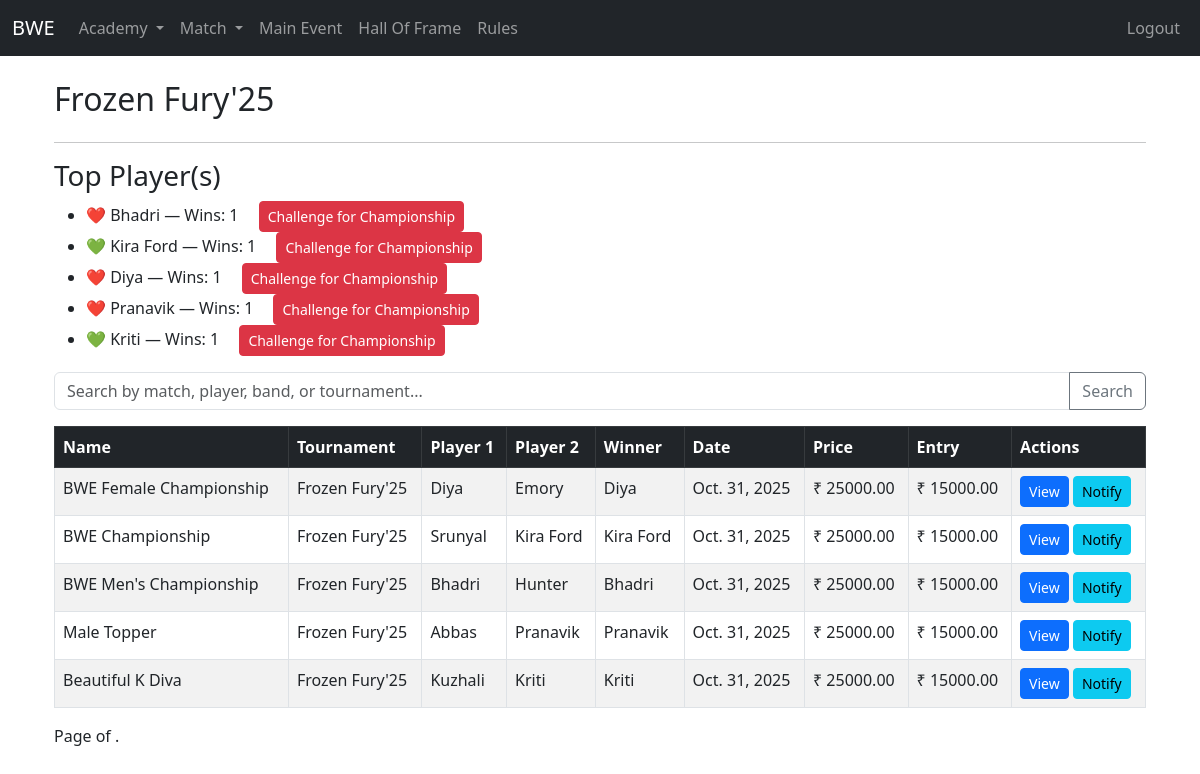
Screenshot of /match/tournament/32/ (signed in) with the database file from the repository.
### match/models.py (models this page shows, shortened)
class Tournament(models.Model):
    name = models.CharField(max_length=200)
    date = models.DateField()
    updated_at = models.DateTimeField(auto_now=True)
    is_completed = models.BooleanField(default=False)
    is_main_tournament = models.BooleanField(default=False)
    image_url = models.CharField(max_length=120, null=True, blank=True)
    def __str__(self):
        return self.name

class SingleMatch(models.Model):
    name = models.CharField(max_length=200)
    date = models.DateField()
    tournament = models.ForeignKey(Tournament, on_delete=models.SET_NULL, null=True, blank=True, related_name="tournament")
    player_1 = models.ForeignKey(Player, on_delete=models.SET_NULL, null=True, blank=True, related_name="single_match_player_1")
    player_2 = models.ForeignKey(Player, on_delete=models.SET_NULL, null=True, blank=True, related_name="single_match_player_2")
    winner = models.ForeignKey(Player, on_delete=models.SET_NULL, null=True, blank=True, related_name="single_match_winner")
    price_amount = models.FloatField(default=0)
    entry_amount = models.FloatField(default=0)
    updated_at = models.DateTimeField(auto_now=True)
    objects = SingleMatchManager()

### academy/models.py (models this page shows, shortened)
class Player(models.Model):
    GENDER_CHOICES = [
        ('Male', 'Male'),
        ('Female', 'Female'),
    ]
    name = models.CharField(max_length=200)
    gender = models.CharField(max_length=10, choices=GENDER_CHOICES)
    band = models.ForeignKey(Band, on_delete=models.CASCADE, related_name='player_band')
    wins = models.PositiveIntegerField(default=0)
    matchesplayed = models.PositiveIntegerField(default=0)
    winningpercentage = models.FloatField(default=0)
    networth = models.FloatField(default=0)
    image_url = models.CharField(max_length=120, null=True, blank=True)
    is_active = models.BooleanField(default=True)
    objects = ActivePlayerManager()
    all_objects = models.Manager()
    spouse = models.OneToOneField(
        'self',
        on_delete=models.SET_NULL,
        null=True,
        blank=True,
        related_name="partner"
    )
    def __str__(self):
        return self.name

class Band(models.Model):
    name = models.CharField(max_length=200)
    networth = models.FloatField(default=0)
    image_url = models.CharField(max_length=120, null=True, blank=True)
    emoji = models.CharField(max_length=5, null=True, blank=True)

### match/views.py (the view)
# urls.py: path('tournament/<int:pk>/', views.tournament_detail, name='tournament_detail'),
@login_required
def tournament_detail(request, pk):
    tournament = get_object_or_404(Tournament, pk=pk)
    matches = SingleMatch.objects.filter(tournament=tournament).order_by("-updated_at")
    player_wins = (
        Player.objects
        .filter(single_match_winner__tournament=tournament)
        .annotate(wins_count=Count("single_match_winner"))
        .order_by("-wins_count")
    )
    top_players = []
    if player_wins.exists():
        max_wins = player_wins.first().wins_count
        top_players = player_wins.filter(wins_count=max_wins)
    return render(
        request,
        "matches/singlematch/singlematch_list.html",
        {
            "tournament": tournament,
            "matches": matches,
            "top_players": top_players,
        },
    )

### academy/models.py (called while the page is built)
    def get_queryset(self):
        return super().get_queryset().filter(is_active=True)

### match/models.py (called while the page is built)
    def get_queryset(self):
        return SingleMatchQuerySet(self.model, using=self._db)

### templates/matches/singlematch/singlematch_list.html (shortened to what this page needs)
{% extends "base.html" %}
{% block content %}
<div class="container mt-4">
    {% if tournament %}
        <div class="row">
            <h2>{{ tournament.name }}</h2>
        </div>
        <hr />
        {% if top_players %}
        <h3>Top Player(s)</h3>
        <ul>
            {% for player in top_players %}
            <li>
                {{ player.band.emoji }} {{ player.name }} — Wins: {{ player.wins_count }}
                    <a href="{% url 'challenge_for_championship' player.id %}"
                    class="btn btn-sm btn-danger ms-3">
                    Challenge for Championship
                    </a>
            </li>
            {% endfor %}
        </ul>
        {% else %}
        <p>No wins recorded yet.</p>
        {% endif %}
    {% else %}
        <h2>Matches</h2>
        <a href="{% url 'singlematch_create' %}" class="btn btn-primary mb-3">Create New Match</a>
        <a href="{% url 'complete_all_matches' %}" class="btn btn-warning mb-3">Complete All Matches</a>
    {% endif %}
    <form method="get" class="mb-3">
        <div class="input-group">
            <input type="text" name="q" value="{{ query|default:'' }}" class="form-control"
                   placeholder="Search by match, player, band, or tournament...">
            <button class="btn btn-outline-secondary" type="submit">Search</button>
        </div>
    </form>
    <div class="table-responsive">
        <table class="table table-striped table-bordered">
            <thead class="table-dark">
                <tr>
                    <th>Name</th>
                    <th>Tournament</th>
                    <th>Player 1</th>
                    <th>Player 2</th>
                    <th>Winner</th>
                    <th>Date</th>
                    <th>Price</th>
                    <th>Entry</th>
                    <th>Actions</th>
                </tr>
            </thead>
            <tbody id="table-body">
                {% include "matches/singlematch/partials/table_body.html" %}
            </tbody>
        </table>
    </div>
    <div class="pagination">
        <span class="step-links">
            <span class="current">
                Page {{ matches.number }} of {{ matches.paginator.num_pages }}.
            </span>
        </span>
</div>
</div>
{% endblock %}

### templates/matches/singlematch/partials/table_body.html (shortened to what this page needs)
{% for match in matches %}
<tr>
    <td>{{ match.name }}</td>
    <td>{{ match.tournament }}</td>
    <td>{{ match.player_1 }}</td>
    <td>{{ match.player_2 }}</td>
    <td>{{ match.winner }}</td>
    <td>{{ match.date }}</td>
    <td>₹ {{ match.price_amount|floatformat:2 }}</td>
    <td>₹ {{ match.entry_amount|floatformat:2 }}</td>
    <td>
        <a href="{% url 'singlematch_detail' match.pk %}" class="btn btn-primary btn-sm">View</a>
        <a href="{% url 'create_notification' match.pk %}" class="btn btn btn-info btn-sm">Notify</a>
    </td>
</tr>
{% empty %}
<tr>
    <td colspan="9" class="text-center">No matches available.</td>
</tr>
{% endfor %}

### rows the page displays
Tournament: name "Frozen Fury'25"
Player: band.emoji "❤️", name "Bhadri", wins_count "1"
Player: band.emoji "💚", name "Kira Ford", wins_count "1"
Player: band.emoji "❤️", name "Diya", wins_count "1"
Player: band.emoji "❤️", name "Pranavik", wins_count "1"
Player: band.emoji "💚", name "Kriti", wins_count "1"
